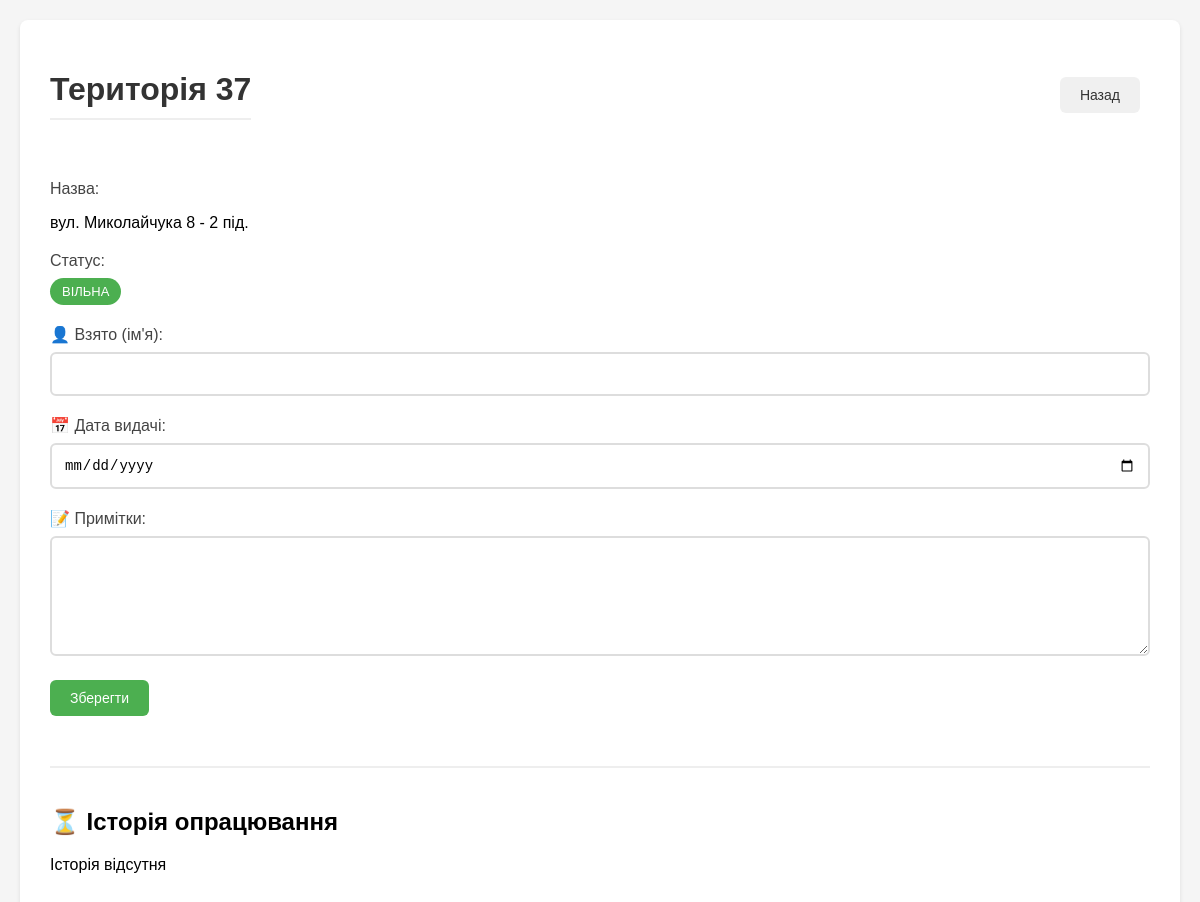
The app's page /update/37 (signed in), older data.
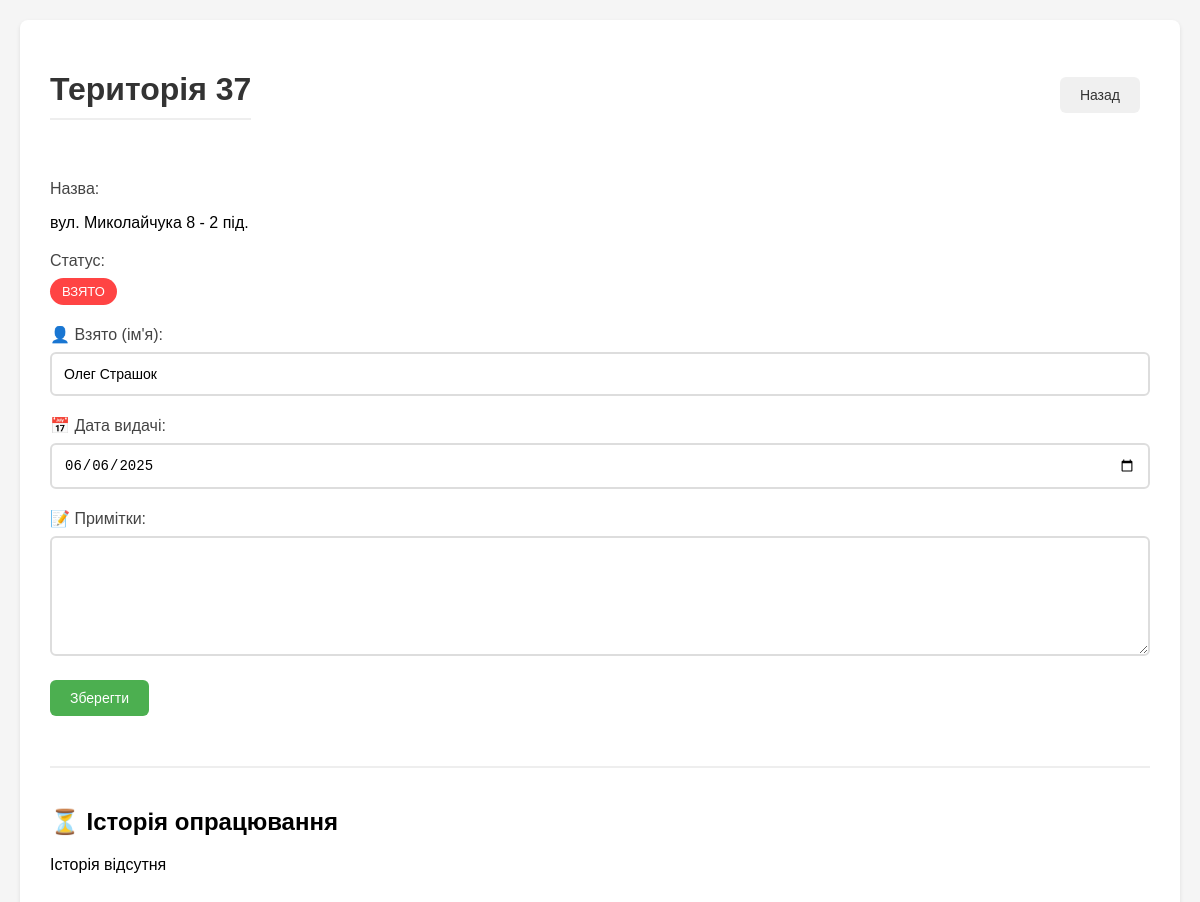
The same page, newer data.
### tables this page shows
CREATE TABLE "territories" (
                id INTEGER PRIMARY KEY,
                name TEXT,
                custom_name TEXT,
                status TEXT,
                taken_by TEXT,
                date_taken TEXT,
                date_due TEXT,
                notes TEXT
            );

### app.py (the view, shortened to what this page needs)
@app.route('/update/<territory_id>', methods=['GET', 'POST'])
def update_territory(territory_id):
    if not session.get('logged_in'):
        return redirect(url_for('login'))
    if request.method == 'POST' and session.get('role') != 'admin':
        return "Немає прав для редагування", 403
    try:
        territory_id = int(territory_id)
    except ValueError:
        return "Неправильний формат номера території", 400
    try:
        territory = db.get_territory(territory_id)
        if not territory:
            return "Територію не знайдено", 404
        history = db.get_territory_history(territory_id)
        now = datetime.now()
        return render_template('update.html',
                            territory=territory,
                            history=history,
                            now=now,
                            is_admin=(session.get('role') == 'admin'))
    except Exception as e:
        logger.error(f"Помилка при отриманні даних території {territory_id}: {str(e)}")
        return f"Помилка при отриманні даних території: {str(e)}", 500

### templates/update.html (shortened to what this page needs)
<!DOCTYPE html>
<html lang="uk">
<head>
    <link rel="stylesheet" href="{{ url_for('static', filename='css/style.css') }}">
</head>
<body>
    <div class="container">
        <div class="header-actions">
            <h1>Територія {{ territory['id'] }}</h1>
            <a href="{{ url_for('index') }}" class="btn btn-secondary">Назад</a>
        </div>
        <div class="territory-info-section">
            <div class="form-group">
                <label>Назва:</label>
                <p class="info-text">{{ territory['name'] }}</p>
            </div>
            <div class="form-group">
                <label>Статус:</label>
                <span class="status-label {% if territory['status'] == 'Вільна' %}status-free{% else %}status-taken{% endif %}">
                    {{ territory['status'] }}
                </span>
            </div>
            {% if is_admin %}
            <form method="POST" class="edit-form">
                <div class="form-group">
                    <label for="taken_by">👤 Взято (ім'я):</label>
                    <input type="text" id="taken_by" name="taken_by" value="{{ territory['taken_by'] }}" class="form-control">
                </div>
                <div class="form-group">
                    <label for="date_taken">📅 Дата видачі:</label>
                    <input type="date" id="date_taken" name="date_taken"
                           value="{{ territory['date_taken'].split('.')[2] }}-{{ territory['date_taken'].split('.')[1] }}-{{ territory['date_taken'].split('.')[0] if territory['date_taken'] else '' }}"
                           class="form-control">
                </div>
                <div class="form-group">
                    <label for="notes">📝 Примітки:</label>
                    <textarea id="notes" name="notes" class="form-control">{{ territory['notes'] }}</textarea>
                </div>
                <button type="submit" class="btn btn-primary">Зберегти</button>
            </form>
            {% endif %}
        </div>
        <div class="history-section">
            <div class="history-header">
                <h2>⏳ Історія опрацювання</h2>
            </div>
            {% if history %}
                {% for record in history %}
                <div class="history-item">
                    <p><strong>👤 Взято:</strong> {{ record['taken_by'] }}</p>
                    <p><strong>📅 Дата видачі:</strong> {{ record['date_taken'] }}</p>
                    <p><strong>✅ Фактична дата здачі:</strong> {{ record['date_returned'] }}</p>
                </div>
                {% endfor %}
            {% else %}
                <p class="no-history">Історія відсутня</p>
            {% endif %}
        </div>
    </div>
</body>
</html>

### static/css/style.css (style rules this page uses)
body { font-family: Arial, sans-serif; margin: 0; padding: 20px; background-color: #f5f5f5; }
.container { max-width: 1200px; margin: 0 auto; background: white; padding: 30px; border-radius: 8px; box-shadow: 0 2px 4px rgba(0,0,0,0.1); }
h1 { color: #333; margin-bottom: 30px; padding-bottom: 10px; border-bottom: 2px solid #eee; }
label, h2 { display: flex !important; align-items: center; gap: 8px; }
.btn { display: inline-block; padding: 10px 20px; border: none; border-radius: 6px; cursor: pointer; text-decoration: none; font-size: 14px; font-weight: 500; transition: all 0.2s ease; margin-right: 10px; margin-bottom: 10px; }
.btn-primary { background: #4CAF50; color: white; }
.btn-secondary { background: #f0f0f0; color: #333; }
.form-group { margin-bottom: 20px; }
label { display: block; margin-bottom: 8px; color: #444; font-weight: 500; }
input[type="text"], input[type="date"], textarea { width: 100%; padding: 12px; border: 2px solid #ddd; border-radius: 6px; box-sizing: border-box; font-size: 14px; transition: border-color 0.2s ease; }
textarea { height: 120px; resize: vertical; }
.history-section { margin-top: 40px; padding-top: 20px; border-top: 2px solid #eee; }
.status-label { display: inline-block; padding: 6px 12px; border-radius: 20px; font-size: 13px; font-weight: 500; text-transform: uppercase; }
.status-taken { background: #ff4444; color: white; }
.header-actions { display: flex; justify-content: space-between; align-items: center; margin-bottom: 30px; }

Row changes from the older to the newer data that the page shows:
changed territories "вул. Миколайчука 8 - 2 під.": status "ВІЛЬНА" → "ВЗЯТО"; taken_by (not shown) → "Олег Страшок"; date_taken (not shown) → "06/06/2025"
